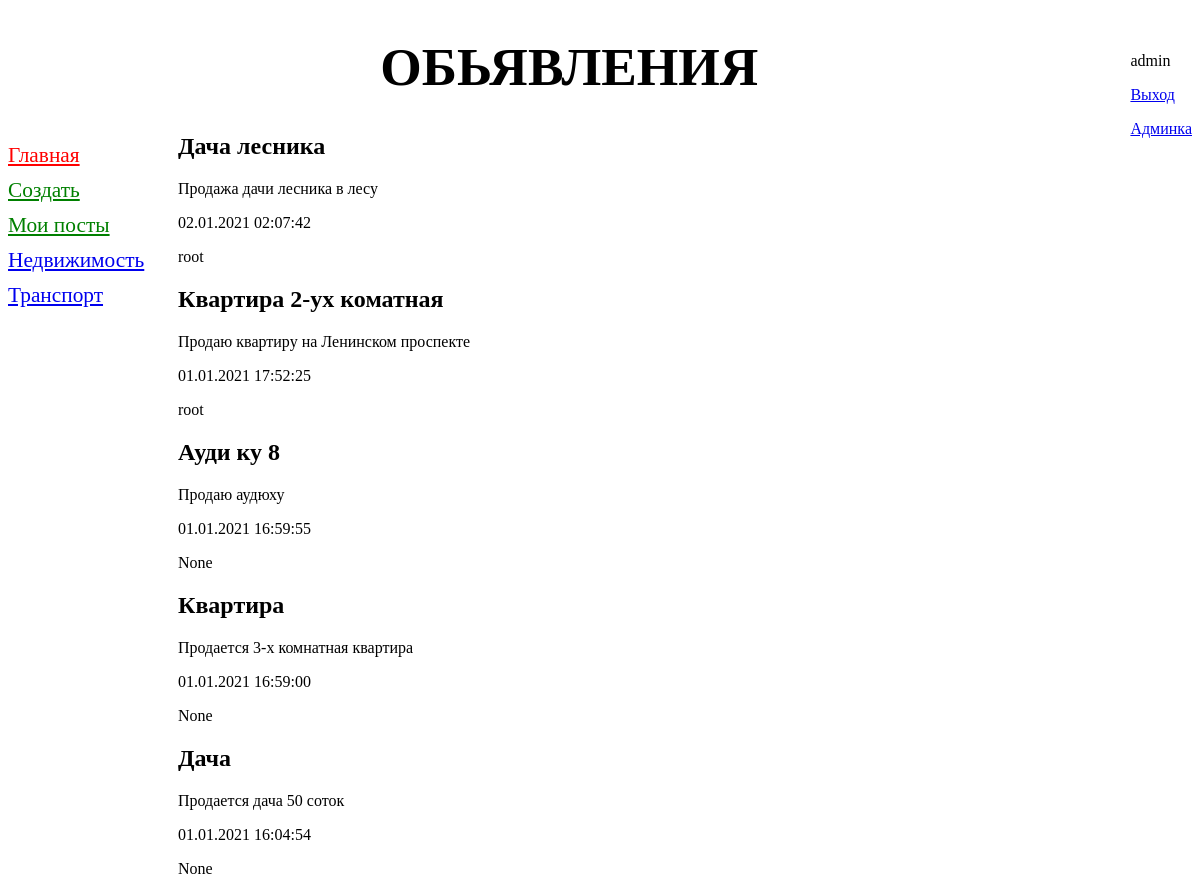
The page /bboard/ (signed in) on the database its author committed.
### bboard/models.py (models this page shows, shortened)
class Rubric(models.Model):
    name = models.CharField(max_length=20, db_index=True, verbose_name="Название")
    class Meta:
        verbose_name = "Рубрика"
        verbose_name_plural = "Рубрики"
        ordering = ['name']

class Bb(models.Model):
    title = models.CharField(max_length=50, verbose_name="Товар")
    content = models.TextField(null=True, blank=True, verbose_name="Описание")
    rubric = models.ForeignKey('Rubric', null=True, on_delete=models.PROTECT, verbose_name="Рубрика")
    price = models.FloatField(null=True, blank=True, verbose_name="Цена")
    published = models.DateTimeField(auto_now_add=True, db_index=True, verbose_name="Опубликовано")
    user = models.ForeignKey(User, on_delete=models.CASCADE, null=True, default=User, verbose_name="Пользователь")
    class Meta:
        verbose_name = "Обьявление"
        verbose_name_plural = "Обьявления"
        ordering = ['-published']

### bboard/views.py (the view)
# urls.py: path('', index, name='index')
def index(request):
    bbs = Bb.objects.all()
    rubrics = Rubric.objects.all()
    return render(request, 'bboard/index.html', {'bbs': bbs, 'rubrics': rubrics})

### templates/bboard/index.html (shortened to what this page needs)
{% extends 'base.html' %}
{% block content %}
{% for bb in bbs %}
    <div>
        <h2>{{ bb.title }}</h2>
        <p> {{ bb.content }}</p>
        <p> {{ bb.published|date:"d.m.Y H:i:s"}}</p>
        <p>{{ bb.user }}</p>
    </div>
{% endfor %}
{% endblock %}

### templates/base.html (shortened to what this page needs)
<!DOCTYPE html>
{% load static %}
<html lang="ru">
<head>
    <link href="{% static 'css/style.css' %}" rel="stylesheet">
</head>
<body>
<div style="float: right">
    <p>{{ user.username }}</p>
    {% if user.is_authenticated %}
        <p><a href="{% url 'logout' %}">Выход</a></p>
        <p><a href="/admin">Админка</a> </p>
    {% else %}
        <p>You are not logged in.</p>
        <a href="{% url 'login' %}">Вход</a>
        <a href="{% url 'signup' %}">Регистрация</a>
    {% endif %}
</div>
<header>
    <h1>Обьявления</h1>
    <nav>
        <a href="{%  url 'index' %}" style="color: red">Главная</a>
        {% if user.is_authenticated %}
            <a href="{%  url 'add' %}" style="color: green">Создать</a>
            <a href="{%  url 'my_posts' %}" style="color: green">Мои посты</a>
        {% endif %}
        {% for rubric in rubrics %}
            <a href="{% url 'by_rubric' rubric.pk %}">{{ rubric.name }}</a>
        {% endfor %}
    </nav>
<section>
            {% block content %}
            {% endblock %}
        </section>
</header>
</body>
</html>

### static/css/style.css (style rules this page uses)
header h1 { font-size: 40pt; text-transform: uppercase; text-align: center; }
nav { font-size: 16pt; width: 150px; float: left; }
nav a { display: block; margin: 10px 0px; }
section { margin-left: 170px; }

### rows shown on the page
Rubric: name "Недвижимость"
Rubric: name "Транспорт"
Bb: title "Дача лесника", content "Продажа дачи лесника в лесу", published "02.01.2021 02:07:42", user "root"
Bb: title "Квартира 2-ух коматная", content "Продаю квартиру на Ленинском проспекте", published "01.01.2021 17:52:25", user "root"
Bb: title "Ауди ку 8", content "Продаю аудюху", published "01.01.2021 16:59:55", user "None"
Bb: title "Квартира", content "Продается 3-х комнатная квартира", published "01.01.2021 16:59:00", user "None"
Bb: title "Дача", content "Продается дача 50 соток", published "01.01.2021 16:04:54", user "None"

### other values the page prints
{{ user.username }} "admin"
